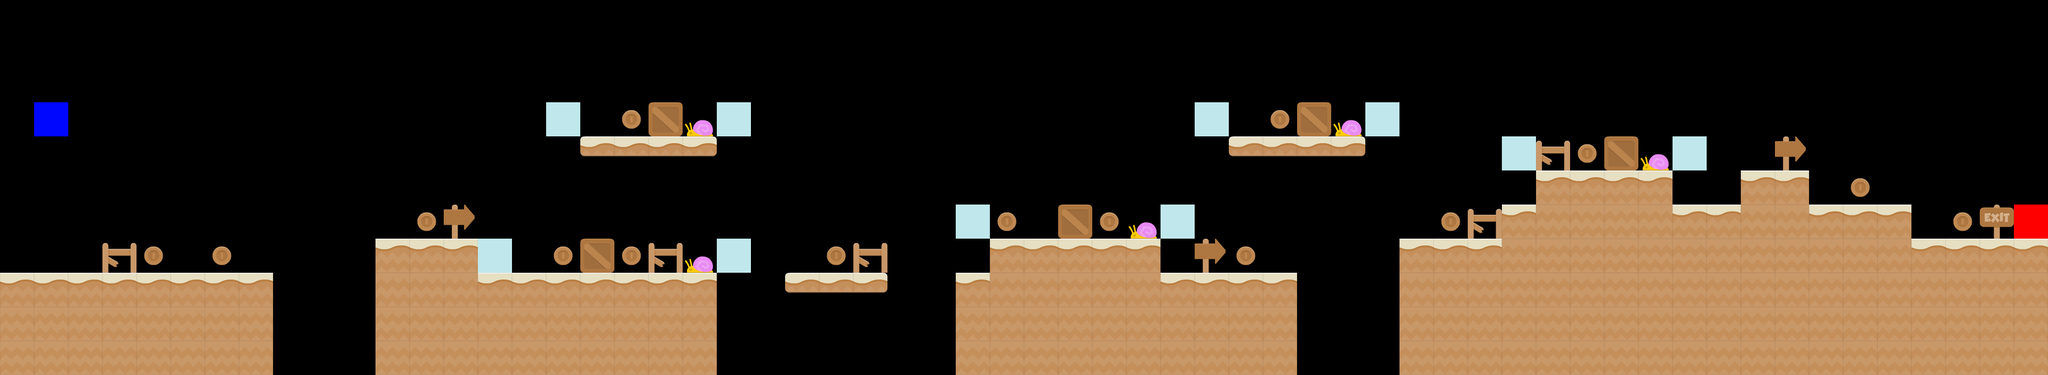

Tiled map render using the project's own tile images. Description and the map definition, with tile-layer contents summarised, below:
An orthogonal 60x11 tile map with 64x64 px tiles, 7 tile layers (tile, coin, player, constant, ...), 6 tilesets.

<map version="1.9" tiledversion="1.9.2" orientation="orthogonal" renderorder="right-down" width="60" height="11" tilewidth="64" tileheight="64" infinite="0" nextlayerid="8" nextobjectid="1">
 <editorsettings>
  <export target="../level/1/level_1.csv" format="csv" />
 </editorsettings>
 <tileset firstgid="1" source="sand_tiles.tsx" />
 <tileset firstgid="13" source="coin_tiles.tsx" />
 <tileset firstgid="16" source="checkpoint_player.tsx" />
 <tileset firstgid="18" source="checkpoint_enemy.tsx" />
 <tileset firstgid="20" source="box.tsx" />
 <tileset firstgid="21" source="french_tiles.tsx" />
 <layer id="1" name="tile" width="60" height="11">
  <data>[660 cells, 197 non-empty, 5 distinct tile ids]</data>
 </layer>
 <layer id="2" name="coin" width="60" height="11">
  <data>[660 cells, 15 non-empty, 1 distinct tile ids]</data>
 </layer>
 <layer id="3" name="player" width="60" height="11">
  <data>[660 cells, 2 non-empty, 2 distinct tile ids]</data>
 </layer>
 <layer id="4" name="constant" width="60" height="11">
  <data>[660 cells, 10 non-empty, 1 distinct tile ids]</data>
 </layer>
 <layer id="5" name="enemy" width="60" height="11">
  <data>[660 cells, 5 non-empty, 1 distinct tile ids]</data>
 </layer>
 <layer id="6" name="crate" width="60" height="11">
  <data>[660 cells, 5 non-empty, 1 distinct tile ids]</data>
 </layer>
 <layer id="7" name="french" width="60" height="11">
  <data>[660 cells, 9 non-empty, 3 distinct tile ids]</data>
 </layer>
</map>
